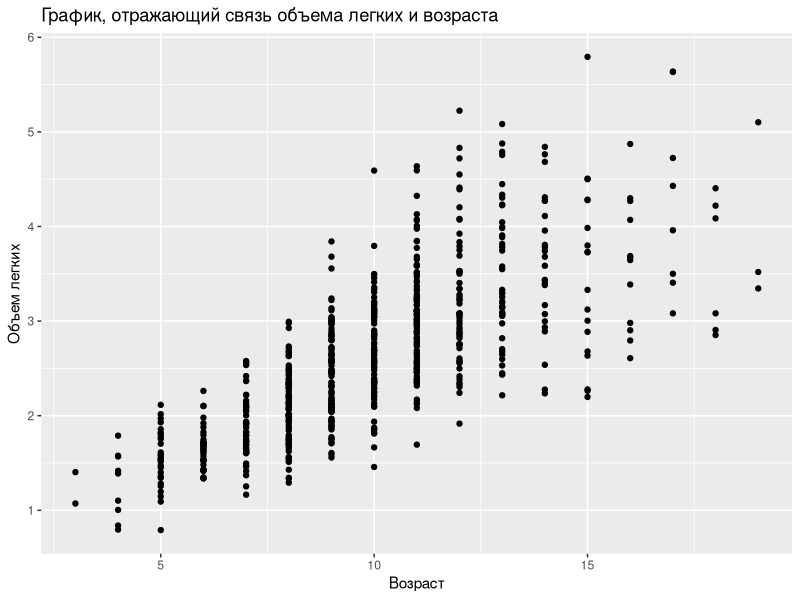
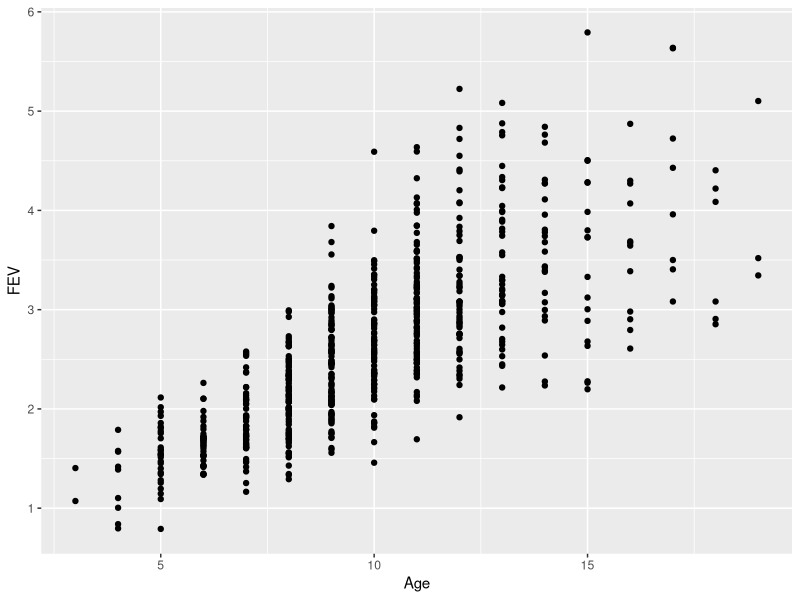
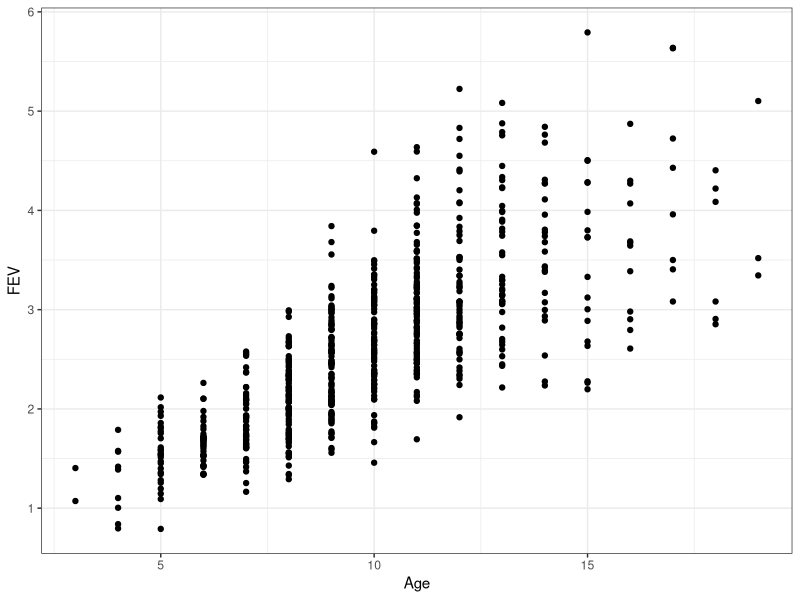
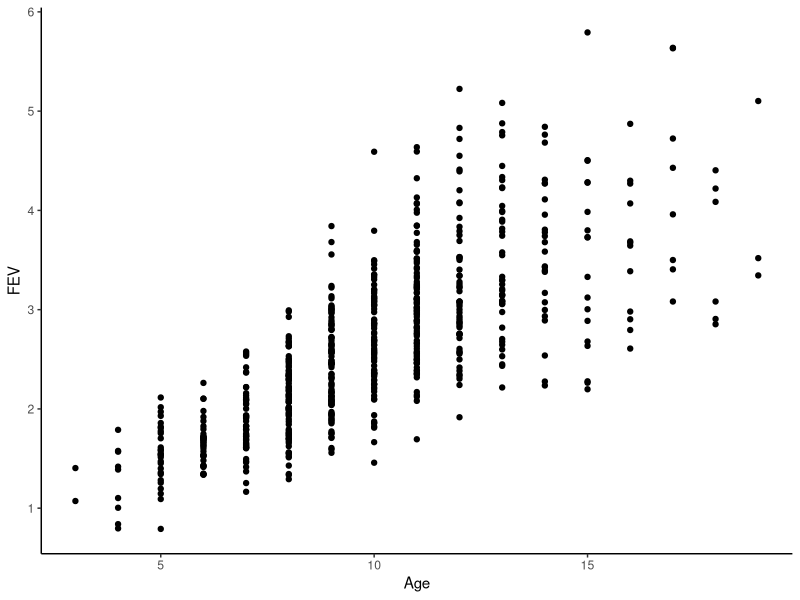
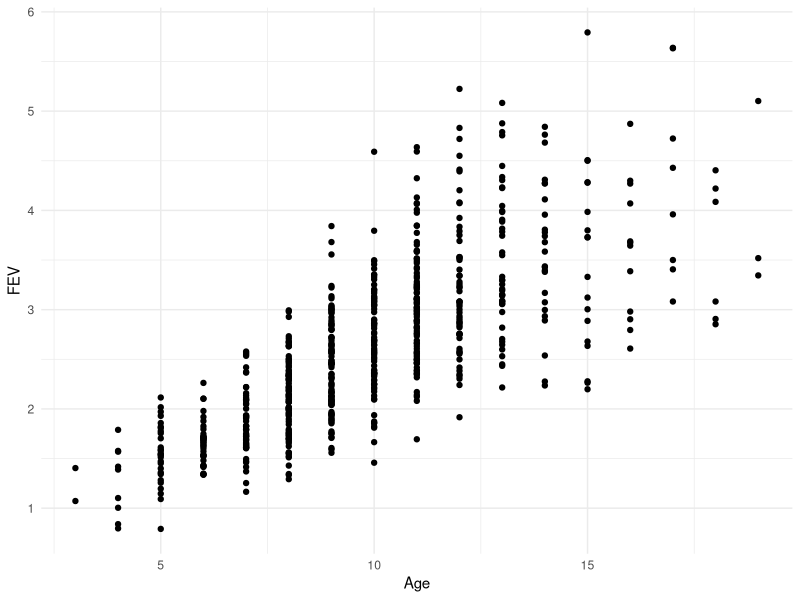
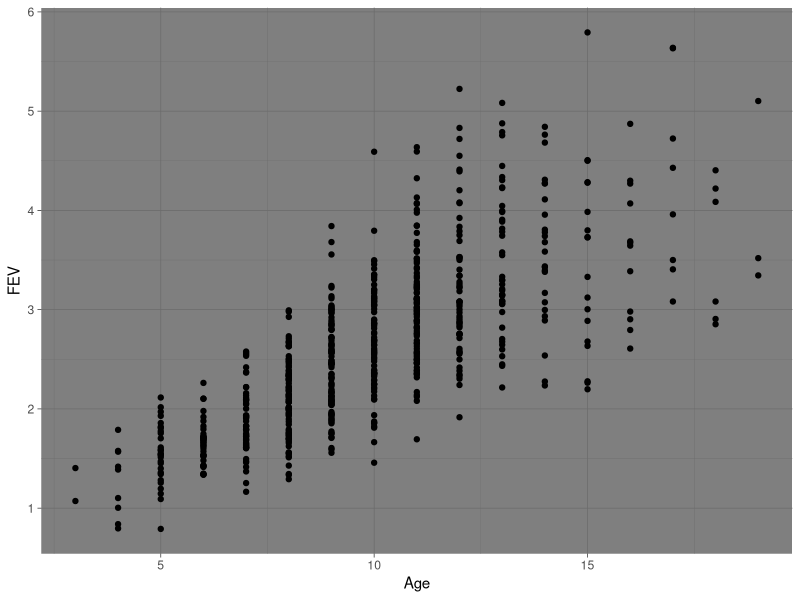
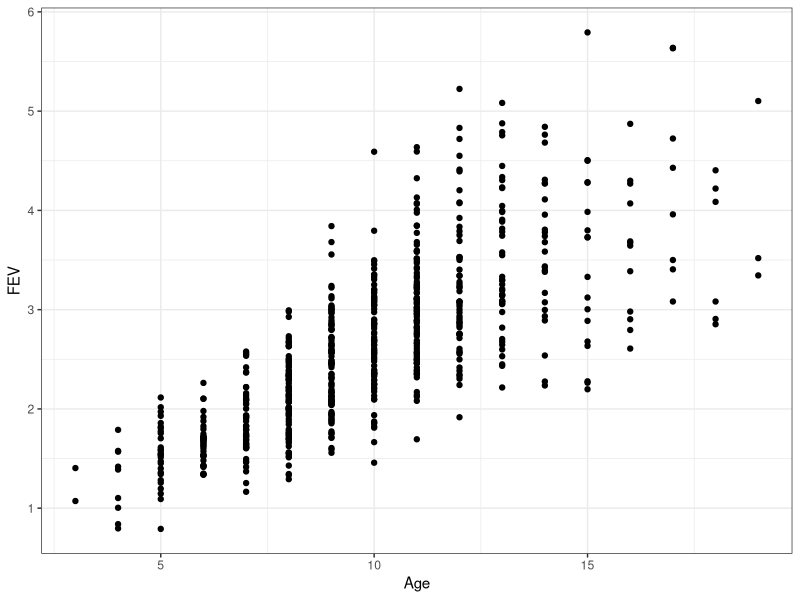
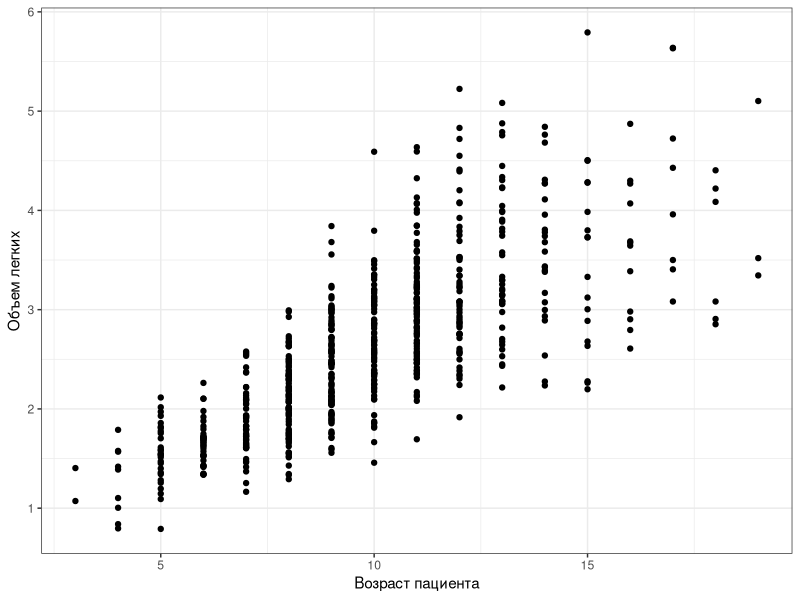

The R source for these figures, in order:
# Визуализция данных средствами ggplot2


## Учимся читать внешние данные в форате csv
titanic <- read.table(file = 'data/Titanic.csv', sep = ';', header = TRUE)

head(titanic, 8)


## Длинный формат данных


library(tidyr)
long_titanic <- uncount(titanic, weights = Freq)
head(long_titanic, 10)







# Данные взяты из работы
# Tager, I. B., Weiss, S. T., Rosner, B., and Speizer, F. E. (1979). Effect of parental cigarette smoking on pulmonary function in children. American Journal of Epidemiology, 110, 15-26.
# Rosner, B. (1990). Fundamentals of Biostatistics, 3rd Edition. PWS-Kent, Boston, Massachusetts.
# Источник данных: http://www.statsci.org/data/general/fev.html
#
# Структура данных
# Age 	 -  	Возраст
# FEV 	 -  	Объем легких при выдохе (литры) (forced expiratory volume)
# Height 	 -  	Рост (дюймы)
# Sex 	 -  	 пол (Male or Female)
# Smoker 	 -  	некурящие (Non), курящие (Current)



#############################################################################
#Загрузка пакетов

library(readxl)
library(ggplot2)

#############################################################################

#############################################################################
# Читаем данные

fev <- read_excel("data/fev.xls", sheet = "tidy_data", col_names = TRUE, na = "NA", skip = 1 )




# Структура данных

# имена переменных, заголовки столбцов

names(fev)

# [1] "Age"    "FEV"    "Height" "Sex"    "Smoker"


str(fev) #дает информацию о структуре датафрейма

# Classes ‘tbl_df’, ‘tbl’ and 'data.frame':	654 obs. of  5 variables:
#   $ Age   : num  9 8 7 9 9 8 6 6 8 9 ...
# $ FEV   : num  1.71 1.72 1.72 1.56 1.9 ...
# $ Height: num  57 67.5 54.5 53 57 61 58 56 58.5 60 ...
# $ Sex   : chr  "Female" "Female" "Female" "Male" ...
# $ Smoker: chr  "Non" "Non" "Non" "Non" ...


fev[15:20, ]

fev[ , 2]

fev$FEV[2:3]

fev$Age

fev$Smoker [10:200]

fev[c(1, 4, 10),  ]



library(dplyr)

df_female <-
fev %>%
  filter(Sex == "Female")




#Необходимо заменить формат в переменных fev$Sex и fev$Smoker

fev$Sex <- factor(fev$Sex, levels = c("Male", "Female"))

as.numeric(fev$Sex)

fev$Smoker <- factor(fev$Smoker)

fev <-
  fev %>%
  filter(complete.cases(.))



#функция factor() превращает числовые или текстовые данные в дискретные факторы

# Если необходимо убрать объекты, у которых что-то не измерено (NA), то надо произвести "очистку данных". НО! не увлекайтесь

#############################################################################
#Визуализация данных (первый заход)

#Задача: построить точечную диаграмму, где по оси OX отложен Age, а по оси OY отложен FEV

ggplot(data = fev, mapping = aes(x = Age, y = FEV)) +
  geom_point() +
  ggtitle("График, отражающий связь объема легких и возраста") +
  labs(x = "Возраст", y = "Объем легких")

#####





ggplot(data = fev, aes(x = Age, y = FEV)) + geom_point()

# Убираем серый фон

ggplot(data = fev, aes(x = Age, y = FEV)) + geom_point() + theme_bw()

ggplot(data = fev, aes(x = Age, y = FEV)) + geom_point() + theme_classic()

ggplot(data = fev, aes(x = Age, y = FEV)) + geom_point() + theme_minimal()

ggplot(data = fev, aes(x = Age, y = FEV)) + geom_point() + theme_dark()


#Устанавливаем понравившуюся тему, как основную.
theme_set(theme_bw()) # далее все графики, производимые в данной сессии, будут использовать именно эту тему

ggplot(data = fev, aes(x = Age, y = FEV)) + geom_point()

# Изменяем подписи осей

ggplot(data = fev, aes(x = Age, y = FEV)) +
  geom_point() +
  labs(x = "Возраст пациента", y = "Объем легких")




#Создаем верхний заголовок рисунка

ggplot(data = fev, aes(x = Age, y = FEV)) +
  geom_point() +
  labs(x = "Возраст", y = "Объем легких", title = "Зависимость между \nвозрастом и объемом легких")

# Делаем заголовок центральным
ggplot(data = fev, aes(x = Age, y = FEV)) +
  geom_point() +
  labs(x = "Возраст", y = "Объем легких", title = "Зависимость между \n возрастом и объемом легких") +
  theme(plot.title = element_text(hjust = 0.5))


# Меняем размер точек

#Крупнее
ggplot(data = fev, aes(x = Age, y = FEV)) +
  geom_point(size = 3) +
  labs(x = "Возраст", y = "Объем легких", title = "Зависимость между \n возрастом и объемом легких") +
  theme(plot.title = element_text(hjust = 0.5))



#Мельче
ggplot(data = fev, aes(x = Age, y = FEV)) +
  geom_point(size = 0.1) +
  labs(x = "Возраст", y = "Объем легких", title = "Зависимость между \n возрастом и объемом легких") +
  theme(plot.title = element_text(hjust = 0.5, size = 12), axis.title = element_text(size = 20, angle = 30))



# Меняем цвет и форму точек

ggplot(data = fev, aes(x = Age, y = FEV)) +
  geom_point(color = "red") +
  labs(x = "Возраст", y = "Объем легких", title = "Зависимость между \n возрастом и объемом легких") +
  theme(plot.title = element_text(hjust = 0.5))


ggplot(data = fev, aes(x = Age, y = FEV)) +
  geom_point(shape = 16, color = "red", fill = "yellow", size = 2) +
  labs(x = "Возраст", y = "Объем легких", title = "Зависимость между \n возрастом и объемом легких") +
  theme(plot.title = element_text(hjust = 0.5))



#Сохраняем рисунок в файл

ggplot(data = fev, aes(x = Age, y = FEV)) +
  geom_point(shape = 22, color = "red", fill = "yellow", size = 2) +
  labs(x = "Возраст", y = "Объем легких", title = "Зависимость между \n возрастом и объемом легких") +
  theme(plot.title = element_text(hjust = 0.5))


ggsave("MyPicture.jpg", plot = last_plot())

#Рисунок можно, и это правильно, поместить в специальную переменную
Plot_1 <- ggplot(data = fev, aes(x = Age, y = FEV)) + geom_point(shape = 22, color = "red", fill = "yellow", size = 2)

Plot_1

# Далее эту переменную можно модифицировать

Plot_1 + labs(x = "Возраст", y = "Объем легких", title = "Зависимость между \n возрастом и объемом легких") + theme(plot.title = element_text(hjust = 0.5))


Plot_2 <- Plot_1 + labs(x = "Возраст", y = "Объем легких", title = "Зависимость между \n возрастом и объемом легких") + theme(plot.title = element_text(hjust = 0.5))


ggsave("MyPicture_2.wmf", plot = Plot_2)


#############################################################################
#Визуализация данных (Aesthetics)
# В философии ggplot эстетики - это та информация (данные), которую можно выразить графиком.
# Минимальные эстетики - Положение на OX и положение на OY
# Однако наши данные содержат еще и информацию о поле (переменная fev$Sex). Если эти данные для нас важны, то мы должны эту информацию выразить на графике


#Отражаем данные о поле с помощью цвета
Plot_1 <-
  ggplot(data = fev, aes(x = Age, y = FEV, size = Height, color = Sex)) +
  geom_point() +
  labs(x = "Возраст", y = "Объем легких", title = "Зависимость между \n возрастом и объемом легких") + theme(plot.title = element_text(hjust = 0.5))

Plot_1

# Меняем цвет на тот, который нам нравится
Plot_1 + scale_color_manual(values = c("blue", "pink"))


# Меняем положение легенды
Plot_1 + scale_color_manual(values = c("pink","blue")) + theme(legend.position =  "bottom")

Plot_1 + scale_color_manual(values = c("pink","blue")) + theme(legend.position =  "left")

Plot_1 + scale_color_manual(values = c("pink","blue")) + theme(legend.position =  c(0.5, 0.1)) # c(0.1, 0.9) координаты указываются в долях от сторон рисунка



#Отражаем данные о поле с помощью формы точек
Plot_1 <- ggplot(data = fev, aes(x = Age, y = FEV, shape = Sex, color = Sex )) + geom_point(size = 2) + labs(x = "Возраст", y = "Объем легких", title = "Зависимость между \n возрастом и объемом легких") + theme(plot.title = element_text(hjust = 0.5))

Plot_1


# В нашем датафрейме есть еще и данные о курении.
# Если мы хотим выразить графиком одновременно данные по полу и по курению, то мы должны задать две разные эстетики


Plot_1 <- ggplot(data = fev, aes(x = Age, y = FEV, shape = Sex, color = Smoker )) + geom_point(size = 2) + labs(x = "Возраст", y = "Объем легких", title = "Зависимость между \n возрастом и объемом легких") + theme(plot.title = element_text(hjust = 0.5))

Plot_1 #в этом трудно разобраться


#Используем фасетирование

Plot_1 + facet_wrap( ~ Smoker) #уже лучше

Plot_1 + facet_grid(Sex ~ Smoker)


#В нашем датафрейме есть еще и данные по росту.

Plot_1 <- ggplot(data = fev, aes(x = Age, y = FEV, shape = Sex, color = Smoker, size = Height)) + geom_point() + labs(x = "Возраст", y = "Объем легких", title = "Зависимость между \n возрастом и объемом легких") + theme(plot.title = element_text(hjust = 0.5))

Plot_1 + facet_grid(Sex ~ Smoker)


# Шуточный пример, из которого можно почерпнуть некоторые возможности ggplot


#Запустите код, расположенный между двумя линиями

#___________________________

circus <- function(n, p, cos2 = 0, sin2 =0, cos3 = 0, sin3 = 0){
  # n - number of points
  # p - period
  points <- data.frame(X=c(1:n), Y=c(1:n))
  factor <- points
  k <- 0
  for (i in 1:n){
    factor$X[i] <- (i-1)/p - k
    if ((i/p - trunc(i/p))==0) k <- k + 1
  }

  factor$Y <- factor$X

  for (i in 1:n){
    points$X[i] <- cos(2*3.14*factor$X[i]) + cos(cos2/4*3.14*factor$X[i]) + cos(cos3/4*3.14*factor$X[i])
    points$Y[i] <- sin(2*3.14*factor$Y[i]) + sin(sin2/4*3.14*factor$Y[i]) + sin(sin3/4*3.14*factor$Y[i])
  }
  return(points)
}

bill <- circus(100, 100, 10.7, 15, 0, 0)
bill2 <- circus(100, 100, 10.7, 15, 0, 0)
cock_head <- circus(100, 100, 15, 15, 0, 15)
cock_head$X <- cock_head$X +1.6
cock_head$Y <- cock_head$Y +1.1
cock_beard <- circus(100, 100, 1, 5, 1, 1)
cock_crest <- circus(100, 100, 15, 30, 20, 40)
cock_pupil <- circus(100, 100, 0, 0, 0, 0)

forest <- circus(100, 100, 15, 200, 15, 100)
fir <- data.frame(x = 3, y = seq(-3, 4, length.out = 100))
fir$xend <- seq(3, 5, length.out = 100)
fir$yend <- 4 - fir$xend


fir2 <- data.frame(x = 3, y = seq(4, -3, length.out = 100))
fir2$xend <- seq(3, -3, length.out = 100)
fir2$yend <- fir$yend


ray <- data.frame(x=3, y = 5, angle = runif(100, 0, 2*3.14), radius = rnorm(100, 1, 0.5))

stars <- data.frame(x = rnorm(30, 1, 5), y = rnorm(30, 11, 0.5) )

snow <- data.frame(x = rnorm(3000, 3, 10), y = rnorm(3000, -3, 0.1) )
snow$y[snow$y < -3] <-snow$y [snow$y < -3] + 0.3

ggplot() + geom_polygon(data = forest, aes(X*3, Y ), fill = "white", color = "black") + theme(panel.grid.major = element_blank(), panel.grid.minor = element_blank(), panel.background = element_rect(fill="blue")) +
  theme(panel.grid.major = element_blank(), panel.grid.minor = element_blank(), panel.background = element_rect(fill="blue")) +
  xlab("") +
  ylab("") +
  ylim(-3, 12) +
  xlim(-7, 10) +
  geom_curve(data = fir, aes(x=x, y=y, xend = xend, yend = yend), curvature = -0, color = "darkgreen") +
  geom_curve(data = fir, aes(x=x, y=y +1, xend = xend, yend = yend + 1), curvature = -0, color = "darkgreen") +
  geom_curve(data = fir, aes(x=x, y=y -1, xend = xend, yend = yend - 1), curvature = -0, color = "darkgreen") +
  geom_curve(data = fir2, aes(x=x, y=y, xend = xend, yend = yend), curvature = -0, color = "darkgreen") +
  geom_curve(data = fir2, aes(x=x, y=y +1, xend = xend, yend = yend + 1), curvature = -0, color = "darkgreen") +
  geom_curve(data = fir2, aes(x=x, y=y -1, xend = xend, yend = yend - 1), curvature = -0, color = "darkgreen") +
  geom_spoke(data = ray, aes(x=x, y=y, angle = angle, radius = radius), color = "yellow") +
  geom_point(data  = stars, aes(x=x, y=y), color = "yellow", size=10, shape = "*") + geom_point(data  = snow, aes(x=x, y=y), color = "white") +
  geom_point(aes(x = rnorm(100,1,10), y=rnorm(100,2, 2)), shape=8, size=3, color="white") +
  geom_polygon(data = bill2, aes(X + 5, Y-0.5 +5), fill = "gold", color = "black") + geom_polygon(data = bill, aes(X+ 5, Y+5), fill = "gold", color = "black")  +
  geom_polygon(data = cock_head, aes(X+ 5, Y+5), fill = "orange", color = "black") +
  geom_polygon(data = cock_crest, aes(X*1.2 + 4+ 5, Y*1.2 +4+5), fill = "red", color = "black") +
  geom_polygon(data = cock_beard, aes(X/1.5+0.9+ 5, Y*1.2-3+5), fill = "red") +
  geom_polygon(data = cock_pupil, aes(X/4 + 1.6 + 5, Y/3 + 1.6+5), fill = "black") +
  geom_text(aes(x=0, y = 9), label = "Year of the roosteR", size = 10, color = "yellow") +
  geom_text(aes(x=0, y =7), label = "2017", size = 15, color = "white")
#___________________________

